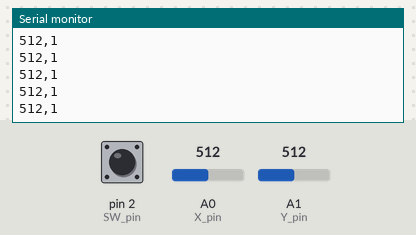
The sketch below on a simulated Arduino Uno, built with avr-gcc and run on an emulated ATmega328P. On the bench: the last lines printed to the serial monitor. Inputs (shaded band) come from the test bench; at power-on: A0 (X_pin) = 512, pin 2 (SW_pin) HIGH, A1 (Y_pin) = 512.

Above: at 1.2 s.
1.3 s: A0 (X_pin) set to 716
At 2.0 s:
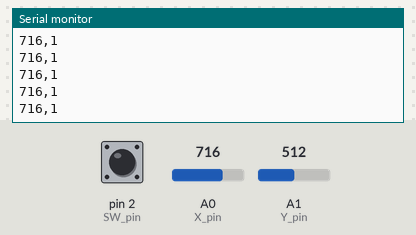
2.8 s: A0 (X_pin) set to 1023
At 3.3 s:
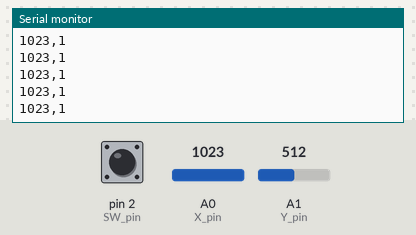
5.8 s: pin 2 (SW_pin) pulled LOW for 0.15 s
Timing chart, 0 to 8.8 s (numbered marks = the images above; inputs shaded):
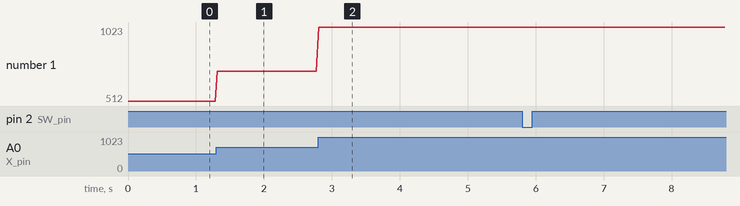

The sketch:

sketch_aug12a.ino
```cpp
const int SW_pin = 2; // digital pin connected to switch output
const int X_pin = A0; // analog pin connected to X output
const int Y_pin = A1; // analog pin connected to Y output

void setup() {
  pinMode(SW_pin, INPUT);
  digitalWrite(SW_pin, HIGH);
  Serial.begin(9600);
}

void loop() {
//  Serial.print(digitalRead(SW_pin));
  // Read the joystick values
  int xValue = analogRead(X_pin);
  int yValue = analogRead(Y_pin);

  // Send the values to Serial
  Serial.print(xValue);
  Serial.print(",");
  Serial.println(digitalRead(SW_pin));


  delay(30);
}
```

Measured:
- after the input at 1.3 s, the serial monitor: prints a new line at once (image 1)
- after the input at 2.8 s, the serial monitor: prints a new line at once (image 2)
- plotted number 1: 512 → 716 after the input at 1.3 s, 716 → 1023 after the input at 2.8 s
